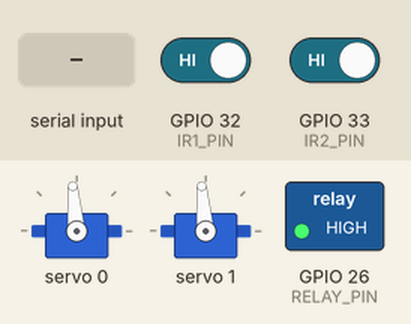
This program was run on a simulated ESP32. On the bench: 2 × servo, switched loads named in the program (green lamp = pin HIGH). The inputs (shaded band) are chosen by the test bench; at power-on: GPIO 32 (IR1_PIN) HIGH, GPIO 33 (IR2_PIN) HIGH. What the program prints to the serial monitor is not drawn.

Above: at 1.2 s.
1.3 s: "START\n" received over Serial
At 2.5 s:
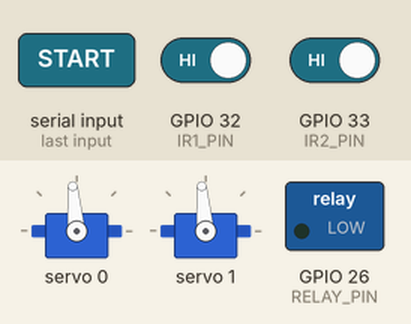
2.8 s: GPIO 32 (IR1_PIN) driven LOW
At 4.0 s:
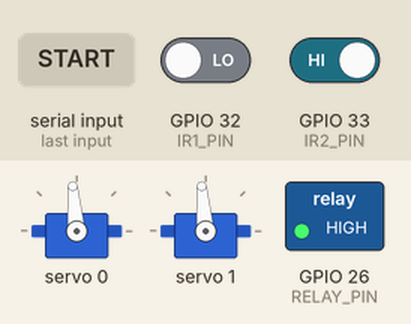
4.3 s: "0\n" received over Serial
At 5.7 s:
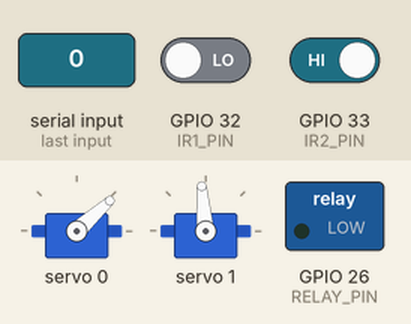
7.6 s: GPIO 32 (IR1_PIN) driven HIGH
At 8.8 s:
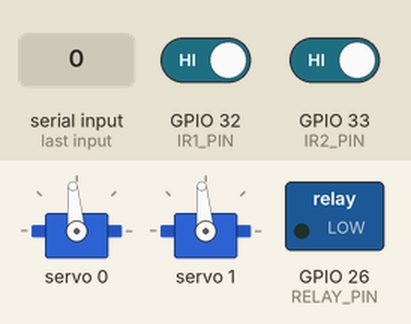
9.1 s: GPIO 33 (IR2_PIN) driven LOW
At 10.2 s:
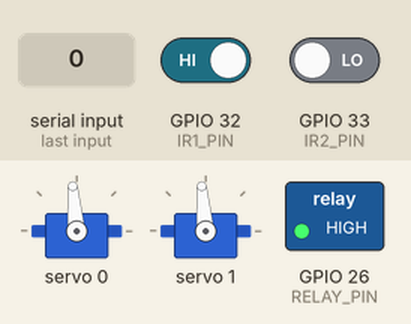
Timing chart, 0 to 11.6 s (numbered marks = the images above; inputs shaded):
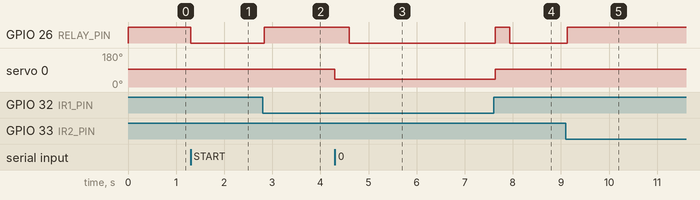

The program:

main.cpp
```cpp
#include "mango.h"
#include <cstdio>
#include <cstring>
#include <esp_system.h>
#include <Adafruit_PWMServoDriver.h>
#include <Arduino.h>
#include <Wire.h>
#include "cyd_link.h"
#include "camera_sorter.h"
Adafruit_PWMServoDriver pwm = Adafruit_PWMServoDriver(0x40);
constexpr uint8_t CYD_MAC_ADDRESS[6] = {0xF4, 0x2D, 0xC9, 0x7A, 0x6A, 0xD4};
#ifndef IR_BELT_TEST_ENABLED
#define IR_BELT_TEST_ENABLED 1
#endif
constexpr bool IR_BELT_TEST_MODE = IR_BELT_TEST_ENABLED != 0;
constexpr bool SENSOR_STOP_TEST_MODE = false;
#define RELAY_PIN 26

#define IR1_PIN 32
#define IR2_PIN 33

#define RELAY_ON LOW
#define RELAY_OFF HIGH
#define SERVO_FREQ 50
#define USMIN 500
#define USMAX 2500

#define SERVO1_CH 0
#define SERVO2_CH 1

const int servoMin = 150;
const int servoMax = 600;
constexpr int SERVO1_HOME_ANGLE = 65;
constexpr int SERVO1_GATE_ANGLE = 20;
// Temporary servo2 angles: calibrate these two values on the actual mechanism.
constexpr int SERVO2_HOME_ANGLE = 65;
constexpr int SERVO2_GATE_ANGLE = 20;
constexpr uint8_t IR1_ACTIVE_LEVEL = LOW;
constexpr uint32_t IR1_DEBOUNCE_MS = 30;
constexpr uint8_t IR2_ACTIVE_LEVEL = LOW;
constexpr uint32_t IR2_DEBOUNCE_MS = 30;

#ifndef ESPNOW_CHANNEL
#define ESPNOW_CHANNEL 1
#endif

namespace {
CydLink cydLink;
CameraSorter cameraSorter;
bool isSystemRunning = false;
bool servoReady = false;
bool beltOutputOn = false;
bool gateOutputExtended = false;
bool gate2OutputExtended = false;
bool ir1RawBlocked = false;
bool ir1Blocked = false;
uint32_t ir1RawChangedMs = 0;
bool ir2RawBlocked = false;
bool ir2Blocked = false;
bool ir2StatusChanged = false;
uint32_t ir2RawChangedMs = 0;
uint32_t cameraScanId = 0;
CameraSorter::State reportedState = CameraSorter::State::Stopped;
uint8_t systemPhase = cyd::PHASE_HOMING;
bool statusDirty = true;
bool hasStatusAttempt = false;
uint32_t lastStatusAttemptMs = 0;
uint32_t lastStatusQueuedMs = 0;
constexpr uint32_t STATUS_INTERVAL_MS = 1000;
constexpr uint32_t STATUS_RETRY_MS = 250;
String usbLine;
bool discardUsbLine = false;

// Call this from the conveyor state machine whenever its real phase changes.
void setSystemPhase(uint8_t phase) {
  if (phase == systemPhase) return;
  systemPhase = phase;
  statusDirty = true;
}

const char *stateName(CameraSorter::State state) {
  switch (state) {
    case CameraSorter::State::Stopped: return "STOPPED";
    case CameraSorter::State::Moving: return "MOVING";
    case CameraSorter::State::CameraSettling: return "CAMERA_SETTLING";
    case CameraSorter::State::WaitingPi: return "WAIT_CAMERA_RESULT";
    case CameraSorter::State::GateSettling: return "SERVO1_SETTLING";
    case CameraSorter::State::Rejecting: return "REJECT_UNTIL_IR1_CLEAR";
    case CameraSorter::State::Returning: return "SERVO1_RETURNING";
    case CameraSorter::State::Passing: return "PASS_TO_DARK_CHAMBER";
    case CameraSorter::State::MovingToDark: return "MOVING_TO_IR2";
    case CameraSorter::State::WaitingDarkPi: return "WAIT_DARK_RESULT";
    case CameraSorter::State::Gate2Settling: return "SERVO2_SETTLING";
    case CameraSorter::State::Rejecting2: return "SOUR_UNTIL_IR2_CLEAR";
    case CameraSorter::State::Returning2: return "SERVO2_RETURNING";
    case CameraSorter::State::SweetPassing: return "SWEET_TO_END";
    default: return "FAULT";
  }
}

uint8_t phaseForState(CameraSorter::State state) {
  switch (state) {
    case CameraSorter::State::Stopped: return cyd::PHASE_HOMING;
    case CameraSorter::State::CameraSettling: return cyd::PHASE_SCAN_SETTLING;
    case CameraSorter::State::WaitingPi: return cyd::PHASE_WAIT_PI;
    case CameraSorter::State::WaitingDarkPi: return cyd::PHASE_WAIT_PI;
    case CameraSorter::State::Passing:
    case CameraSorter::State::MovingToDark: return cyd::PHASE_WAIT_IR2;
    case CameraSorter::State::GateSettling: return cyd::PHASE_GATE_SETTLING;
    case CameraSorter::State::Gate2Settling: return cyd::PHASE_GATE_SETTLING;
    case CameraSorter::State::Rejecting: return cyd::PHASE_GATING;
    case CameraSorter::State::Rejecting2: return cyd::PHASE_GATING;
    case CameraSorter::State::Returning: return cyd::PHASE_RETURNING;
    case CameraSorter::State::Returning2: return cyd::PHASE_RETURNING;
    case CameraSorter::State::SweetPassing: return cyd::PHASE_RELEASING;
    case CameraSorter::State::Fault: return cyd::PHASE_FAULT;
    default: return cyd::PHASE_MOVING;
  }
}

void setServoAngle(uint8_t channel, int angle) {
  angle = constrain(angle, 0, 180);
  const int pulse = map(angle, 0, 180, servoMin, servoMax);
  pwm.setPWM(channel, 0, pulse);
}

void syncSorterOutputs(bool force = false) {
  const bool beltOn = cameraSorter.beltOn();
  if (force || beltOn != beltOutputOn) {
    const uint8_t level = beltOn ? RELAY_ON : RELAY_OFF;
    digitalWrite(RELAY_PIN, level);
    beltOutputOn = beltOn;
    Serial.printf("RELAY_CMD PIN=%u LEVEL=%u REQUEST=%s\n",
                  RELAY_PIN, level, beltOn ? "ON" : "OFF");
  }

  const bool gateExtended = cameraSorter.gateExtended();
  if (servoReady && (force || gateExtended != gateOutputExtended)) {
    const int angle = gateExtended ? SERVO1_GATE_ANGLE : SERVO1_HOME_ANGLE;
    setServoAngle(SERVO1_CH, angle);
    gateOutputExtended = gateExtended;
    Serial.printf("SERVO1 ANGLE=%d\n", angle);
  }

  const bool gate2Extended = cameraSorter.gate2Extended();
  if (servoReady && (force || gate2Extended != gate2OutputExtended)) {
    const int angle = gate2Extended ? SERVO2_GATE_ANGLE : SERVO2_HOME_ANGLE;
    setServoAngle(SERVO2_CH, angle);
    gate2OutputExtended = gate2Extended;
    Serial.printf("SERVO2 ANGLE=%d\n", angle);
  }

  if (isSystemRunning != cameraSorter.running()) {
    isSystemRunning = cameraSorter.running();
    statusDirty = true;
  }
  setSystemPhase(phaseForState(cameraSorter.state()));

  if (reportedState != cameraSorter.state()) {
    reportedState = cameraSorter.state();
    Serial.printf("STATE %s\n", stateName(reportedState));
    if (reportedState == CameraSorter::State::Fault) {
      switch (cameraSorter.fault()) {
        case CameraSorter::Fault::PiTimeout:
          Serial.println("ERR CAMERA_TIMEOUT"); break;
        case CameraSorter::Fault::Ir1Timeout:
          Serial.println("ERR IR1_CLEAR_TIMEOUT"); break;
        case CameraSorter::Fault::DarkPiTimeout:
          Serial.println("ERR DARK_PI_TIMEOUT"); break;
        case CameraSorter::Fault::Ir2Timeout:
          Serial.println("ERR IR2_CLEAR_TIMEOUT"); break;
        case CameraSorter::Fault::Ir2ArrivalTimeout:
          Serial.println("ERR IR2_ARRIVAL_TIMEOUT"); break;
        case CameraSorter::Fault::ServoMissing:
          Serial.println("ERR PCA9685_NOT_READY"); break;
        default: break;
      }
    }
  }
}

void applyRunCommand(bool run) {
  if (run && !servoReady)
    cameraSorter.fail(CameraSorter::Fault::ServoMissing, millis());
  else
    cameraSorter.setRunning(run, millis());
  syncSorterOutputs(true);
  statusDirty = true;
}

// GUI LENH CAMERA TU ESP32 SANG PI QUA USB/COM (115200 baud).
// Pi xu ly anh va tra ve mot dong "0\n" hoac "1\n".
void sendCameraCommandToPi() {
  Serial.println("CAMERA");
}

void updateIr1(uint32_t now) {
  const bool rawBlocked = digitalRead(IR1_PIN) == IR1_ACTIVE_LEVEL;
  if (rawBlocked != ir1RawBlocked) {
    ir1RawBlocked = rawBlocked;
    ir1RawChangedMs = now;
  }
  if (now - ir1RawChangedMs >= IR1_DEBOUNCE_MS &&
      ir1Blocked != ir1RawBlocked) {
    ir1Blocked = ir1RawBlocked;
    Serial.printf("IR1 %s\n", ir1Blocked ? "BLOCKED" : "CLEAR");
  }
}

void updateCameraSequence(uint32_t now) {
  cameraSorter.tick(now, ir1Blocked, ir2Blocked);
  // Stop relay before sending either model trigger to Pi.
  syncSorterOutputs();
  if (cameraSorter.takeCameraRequest()) {
    ++cameraScanId;
    statusDirty = true;
    sendCameraCommandToPi();
  }
  const bool darkRequest = cameraSorter.takeDarkRequest();
  // Report stable sensor edges once, AFTER applying the motor stop.
  const bool blockedReported = ir2StatusChanged && ir2Blocked;
  if (ir2StatusChanged) {
    Serial.println(ir2Blocked ? "IR2 BLOCKED" : "IR2 CLEAR");
    ir2StatusChanged = false;
  }
  // Re-arm the Pi if START is pressed with a mango already blocking IR2.
  if (darkRequest && !blockedReported) Serial.println("IR2 BLOCKED");
}

void updateIr2(uint32_t now) {
  const bool rawBlocked = digitalRead(IR2_PIN) == IR2_ACTIVE_LEVEL;
  if (rawBlocked != ir2RawBlocked) {
    ir2RawBlocked = rawBlocked;
    ir2RawChangedMs = now;
  }
  if (now - ir2RawChangedMs >= IR2_DEBOUNCE_MS &&
      ir2Blocked != ir2RawBlocked) {
    ir2Blocked = ir2RawBlocked;
    ir2StatusChanged = true;
  }
}

bool sendStatusToCyd() {
  hasStatusAttempt = true;
  lastStatusAttemptMs = millis();
  cyd::SystemPacket packet =
      cyd::makeStatus(systemPhase, isSystemRunning);
  packet.scanId = cameraScanId;
  // 0=unknown, 1=sweet, 2=sour, 3=external defect.
  packet.resultType = cameraSorter.result() == 0 ? 3 :
                      cameraSorter.darkResult() == 0 ? 2 :
                      cameraSorter.darkResult() == 1 ? 1 : 0;
  if (!cydLink.send(packet)) return false;
  lastStatusQueuedMs = millis();
  statusDirty = false;
  return true;
}

// Called by CydLink::poll() in loop(), never in the Wi-Fi callback.
void onCydPacket(const cyd::SystemPacket &packet, const uint8_t *) {
  applyRunCommand(packet.isRunning);
  Serial.printf("CYD_CMD %s\n", packet.isRunning ? "START" : "STOP");
  sendStatusToCyd();
}

void printStatus() {
  Serial.printf("STATUS READY=%u RUNNING=%u PHASE=%u CH=%u ",
                cydLink.ready(), isSystemRunning, systemPhase, ESPNOW_CHANNEL);
  Serial.print("MAC=");
  Serial.print(WiFi.macAddress());
  Serial.printf(" STATE=%s BELT=%u IR1=%u IR2=%u SERVO_READY=%u CAMERA_RESULT=%d DARK_RESULT=%d",
                stateName(cameraSorter.state()), beltOutputOn, ir1Blocked,
                ir2Blocked, servoReady, cameraSorter.result(), cameraSorter.darkResult());
  Serial.printf(" PEER=%02X:%02X:%02X:%02X:%02X:%02X",
                CYD_MAC_ADDRESS[0], CYD_MAC_ADDRESS[1], CYD_MAC_ADDRESS[2],
                CYD_MAC_ADDRESS[3], CYD_MAC_ADDRESS[4], CYD_MAC_ADDRESS[5]);
  Serial.printf(" TX_OK=%lu TX_FAIL=%lu RX_INVALID=%lu RX_DROP=%lu\n",
                static_cast<unsigned long>(cydLink.sentOk()),
                static_cast<unsigned long>(cydLink.sentFailed()),
                static_cast<unsigned long>(cydLink.invalidReceived()),
                static_cast<unsigned long>(cydLink.droppedReceived()));
}

void processUsbCommand(String line) {
  line.trim();
  if (line.isEmpty()) return;
  if (line == "0" || line == "1") {
    const uint8_t result = static_cast<uint8_t>(line[0] - '0');
    const bool dark = cameraSorter.state() == CameraSorter::State::WaitingDarkPi;
    if (cameraSorter.acceptResult(result, millis())) {
      Serial.printf("%s_RESULT %u %s\n", dark ? "DARK" : "CAMERA", result,
                    dark ? (result == 0 ? "SOUR" : "SWEET") :
                           (result == 0 ? "DEFECT" : "PASS"));
      statusDirty = true;
    } else {
      Serial.println("ERR UNEXPECTED_PI_RESULT");
    }
    syncSorterOutputs();
  } else if (line == "STATUS") {
    printStatus();
  } else if (line == "SYNC") {
    statusDirty = true;
    Serial.println(sendStatusToCyd() ? "QUEUED STATUS" : "ERR SEND_STATUS");
  } else if (line == "START" || line == "RUN 1" ||
             line == "STOP" || line == "RUN 0") {
    applyRunCommand(line == "START" || line == "RUN 1");
    sendStatusToCyd();
    printStatus();
  } else {
    Serial.println("ERR COMMANDS: STATUS SYNC START STOP RUN_0_1 PI_RESULT_0_1");
  }
}
}  // namespace

void setup() {
  digitalWrite(RELAY_PIN, RELAY_OFF);
  pinMode(RELAY_PIN, OUTPUT);
  digitalWrite(RELAY_PIN, RELAY_OFF);
  Serial.begin(115200);
  Serial.printf("RELAY_INIT PIN=%u OFF_LEVEL=%u ON_LEVEL=%u\n",
                RELAY_PIN, RELAY_OFF, RELAY_ON);
  pinMode(IR1_PIN, INPUT_PULLUP);
  ir1RawBlocked = digitalRead(IR1_PIN) == IR1_ACTIVE_LEVEL;
  ir1RawChangedMs = millis();
  pinMode(IR2_PIN, INPUT_PULLUP);
  ir2RawBlocked = digitalRead(IR2_PIN) == IR2_ACTIVE_LEVEL;
  ir2RawChangedMs = millis();
  Wire.begin();  // SDA=21, SCL=22; PCA9685 address 0x40.
  servoReady = pwm.begin();
  if (servoReady) {
    pwm.setOscillatorFrequency(27000000);
    pwm.setPWMFreq(SERVO_FREQ);
  } else {
    cameraSorter.fail(CameraSorter::Fault::ServoMissing, millis());
  }
  syncSorterOutputs(true);
  usbLine.reserve(64);
  const bool ready = cydLink.begin(CYD_MAC_ADDRESS, ESPNOW_CHANNEL, onCydPacket);
  Serial.println(ready ? "READY CYD_ESPNOW_16_BYTES" : "ERR ESPNOW_INIT");
  printStatus();
  if (ready) sendStatusToCyd();
}

void loop() {
  updateIr1(millis());
  updateIr2(millis());
  cydLink.poll();
  // Limit serial processing so a continuous stream cannot starve ESP-NOW.
  for (uint8_t i = 0; i < 64 && Serial.available(); ++i) {
    const char c = static_cast<char>(Serial.read());
    if (c == '\n') {
      if (!discardUsbLine) processUsbCommand(usbLine);
      usbLine = "";
      discardUsbLine = false;
    } else if (c != '\r' && !discardUsbLine) {
      if (usbLine.length() < 64) {
        usbLine += c;
      } else {
        discardUsbLine = true;
        usbLine = "";
        Serial.println("ERR LINE_TOO_LONG");
      }
    }
  }

  const uint32_t now = millis();
  updateCameraSequence(now);
  if (cydLink.ready() &&
      (statusDirty || now - lastStatusQueuedMs >= STATUS_INTERVAL_MS) &&
      (!hasStatusAttempt || now - lastStatusAttemptMs >= STATUS_RETRY_MS))
    sendStatusToCyd();
  delay(1);
}
```

cyd_link.h
```cpp
#pragma once

#include <Arduino.h>
#include <WiFi.h>
#include <esp_now.h>
#include <esp_wifi.h>
#include <esp_idf_version.h>
#include <freertos/FreeRTOS.h>
#include <freertos/queue.h>
#include <atomic>
#include <cstring>

#include "cyd_protocol.h"

class CydLink {
 public:
  using ReceiveHandler = void (*)(const cyd::SystemPacket &packet,
                                  const uint8_t sourceMac[6]);

  bool begin(const uint8_t peerMac[6], uint8_t channel,
             ReceiveHandler receiveHandler);
  bool send(const cyd::SystemPacket &packet);
  // Call from loop(): the user handler never runs in the Wi-Fi task.
  void poll();

  bool ready() const { return ready_; }
  uint32_t sentOk() const { return sentOk_.load(); }
  uint32_t sentFailed() const { return sentFailed_.load(); }
  uint32_t invalidReceived() const { return invalidReceived_.load(); }
  uint32_t droppedReceived() const { return droppedReceived_.load(); }
  int8_t lastRssi() const { return lastRssi_.load(); }

 private:
  static CydLink *instance_;
#if ESP_IDF_VERSION >= ESP_IDF_VERSION_VAL(5, 5, 0)
  static void onSent(const wifi_tx_info_t *info, esp_now_send_status_t status);
#else
  static void onSent(const uint8_t *mac, esp_now_send_status_t status);
#endif
#if ESP_IDF_VERSION_MAJOR >= 5
  static void onReceived(const esp_now_recv_info_t *info, const uint8_t *data,
                         int length);
#else
  static void onReceived(const uint8_t *mac, const uint8_t *data, int length);
#endif
  void handleReceived(const uint8_t sourceMac[6], const uint8_t *data,
                      int length, int8_t rssi);

  struct RxEvent {
    cyd::SystemPacket packet;
    uint8_t mac[6];
    int8_t rssi;
  };
  QueueHandle_t rxQueue_ = nullptr;

  uint8_t peerMac_[6]{};
  std::atomic<uint32_t> sentOk_{0};
  std::atomic<uint32_t> sentFailed_{0};
  std::atomic<uint32_t> invalidReceived_{0};
  std::atomic<uint32_t> droppedReceived_{0};
  std::atomic<int8_t> lastRssi_{0};
  std::atomic<bool> txPending_{false};
  bool ready_ = false;
  ReceiveHandler receiveHandler_ = nullptr;
};
```

cyd_protocol.h
```cpp
#pragma once

#include <stddef.h>
#include <stdint.h>

namespace cyd {

// Hai project (CYD va ESP32 38-pin) phai dung dung cac gia tri nay.
enum PacketType : uint8_t {
  PKT_NONE = 0,
  PKT_CMD_TOGGLE = 1,
  PKT_SCAN_REQ = 2,
  PKT_SCAN_RES = 3,
  PKT_STATUS = 4,
};

enum SystemPhase : uint8_t {
  PHASE_HOMING = 0,
  PHASE_MOVING = 1,
  PHASE_SCAN_SETTLING = 2,
  PHASE_WAIT_PI = 3,
  PHASE_WAIT_IR2 = 4,
  PHASE_GATE_SETTLING = 5,
  PHASE_GATING = 6,
  PHASE_RELEASING = 7,
  PHASE_RETURNING = 8,
  PHASE_FAULT = 9,
};

// Giao thuc ESP-NOW co dinh 16 byte, tuong thich voi code CYD cua ban.
// Khong doi thu tu/kieu cua ba truong dau ma khong cap nhat ca hai bo.
#pragma pack(push, 1)
struct SystemPacket {
  uint8_t type;
  bool isRunning;
  uint8_t phase;
  uint32_t scanId;
  uint8_t resultType;
  float brix;
  int32_t moisture;
};
#pragma pack(pop)

static_assert(sizeof(bool) == 1, "This protocol requires a 1-byte bool");
static_assert(sizeof(SystemPacket) == 16, "SystemPacket must be exactly 16 bytes");
static_assert(offsetof(SystemPacket, type) == 0, "Unexpected packet layout");
static_assert(offsetof(SystemPacket, phase) == 2, "Unexpected packet layout");
static_assert(offsetof(SystemPacket, isRunning) == 1,
              "Unexpected packet layout");
static_assert(offsetof(SystemPacket, scanId) == 3, "Unexpected scanId layout");
static_assert(offsetof(SystemPacket, resultType) == 7, "Unexpected result layout");
static_assert(offsetof(SystemPacket, brix) == 8, "Unexpected brix layout");
static_assert(offsetof(SystemPacket, moisture) == 12, "Unexpected moisture layout");

inline SystemPacket makeStatus(uint8_t phase, bool isRunning) {
  SystemPacket packet{};
  packet.type = PKT_STATUS;
  packet.phase = phase;
  packet.isRunning = isRunning;
  return packet;
}

}  // namespace cyd
```

mango.h
```cpp
#pragma once

enum class MangoType {
  NONE, // Chưa xác định / Không có xoài trên trạm
  TOP1, // Xoài Loại 1 (Chất lượng cao nhất -> Đi thẳng xuống cuối)
  TOP2, // Xoài Loại 2 (Chất lượng trung bình -> Gạt qua Servo 2)
  TOP3  // Xoài Loại 3 / Xoài Hỏng (Chất lượng kém -> Gạt qua Servo 1)
};

struct Mango {
  int DM = 0;                       // Độ khô (Dry Matter) đọc từ buồng tối
  bool detected = false;            // Trạng thái phát hiện xoài
  MangoType type = MangoType::NONE; // Phân loại xoài
};
```

Source omitted: camera_sorter.h (6109 bytes), cyd_link.cpp (3616 bytes)

Measured:
- after the input at 1.3 s, GPIO 26 (RELAY_PIN): HIGH → LOW at once
- after the input at 2.8 s, GPIO 26 (RELAY_PIN): LOW → HIGH at once
- after the input at 4.3 s, GPIO 26 (RELAY_PIN): HIGH → LOW after 0.30 s; servo 0: 95° → 42° at once
- after the input at 7.6 s, GPIO 26 (RELAY_PIN): LOW → HIGH at once, → LOW 0.30 s later; servo 0: 42° → 95° at once
- after the input at 9.1 s, GPIO 26 (RELAY_PIN): LOW → HIGH at once
